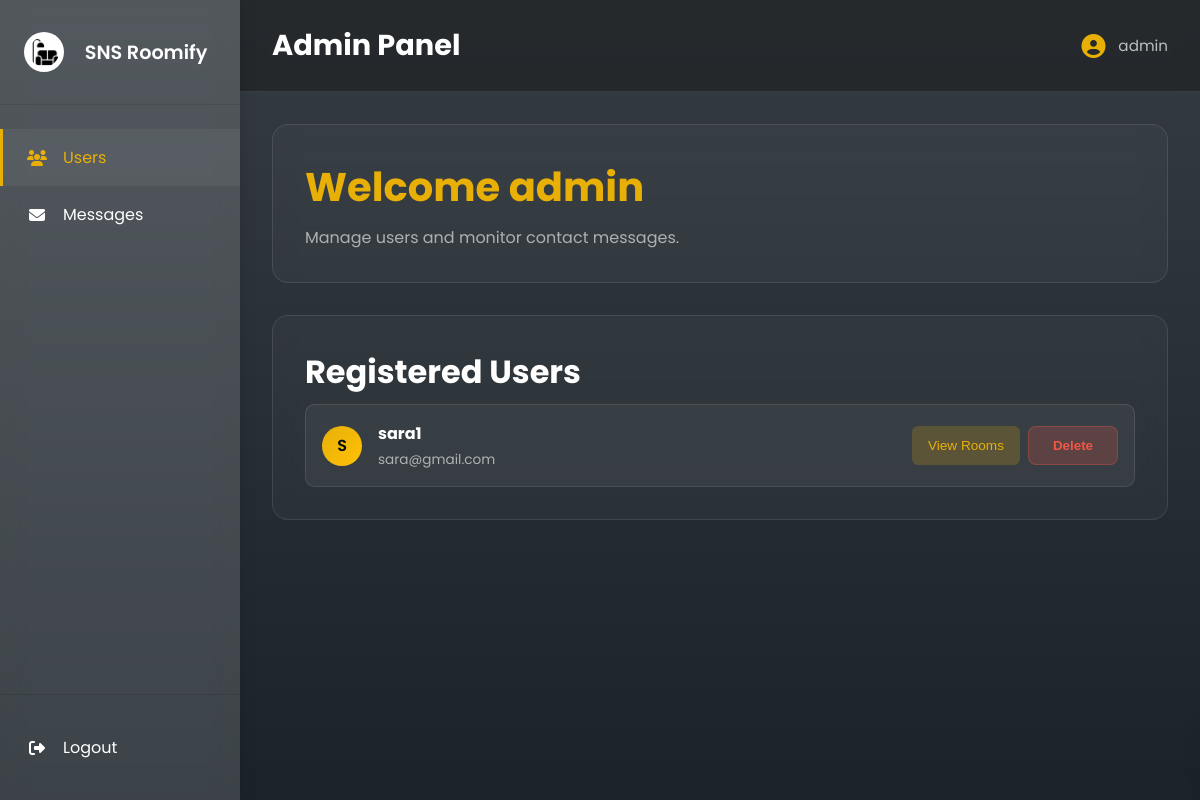
The app's page /admin-users (signed in), older data.
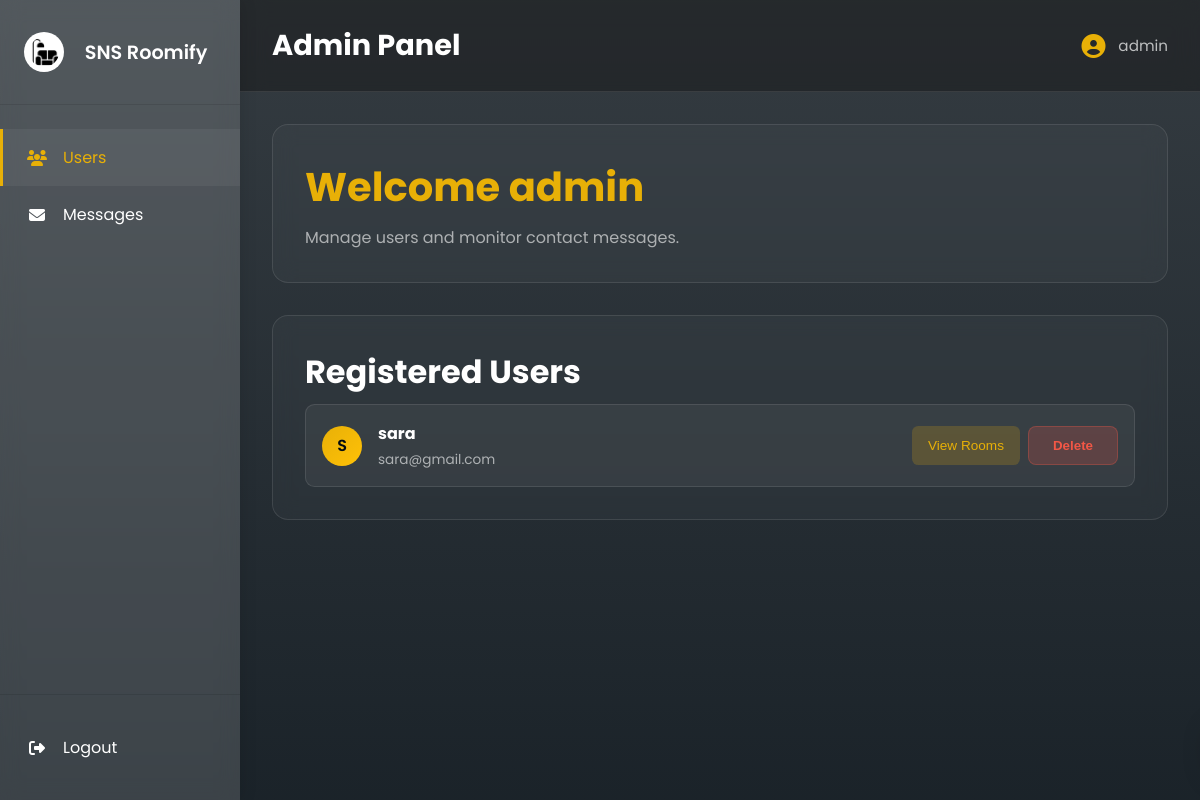
The same page, newer data.
### app.py (models this page shows)
class User(db.Model, UserMixin):
    id = db.Column(db.Integer, primary_key=True)
    username = db.Column(db.String(100), nullable=False)
    email = db.Column(db.String(120), unique=True, nullable=False)
    password = db.Column(db.String(100), nullable=False)
    phone = db.Column(db.String(20), nullable=False)
    is_admin = db.Column(db.Integer, default=0, nullable=False)

### app.py (the view)
@app.route("/admin-dashboard")
@app.route("/admin-users")
@login_required
def admin_dashboard():
    if int(current_user.is_admin) != 1:
        flash("Access denied", "error")
        return redirect(url_for("user_dashboard"))
    users = User.query.filter(User.is_admin != 1).all()
    return render_template(
        "admin_dashboard.html",
        user=current_user,
        users=users,
        active_page="admin_users",
    )

### app.py (called while the page is built)
@login_manager.user_loader
def load_user(user_id):
    return User.query.get(int(user_id))

### templates/admin_dashboard.html (shortened to what this page needs)
{% extends 'base_dashboard.html' %}
{% block extra_css %}
<link rel="stylesheet" href="{{ url_for('static', filename='css/admin_panel.css') }}">
{% endblock %}
{% block page_heading %}Admin Panel{% endblock %}
{% block content %}
<section class="welcome-box">
    <h1>Welcome {{ user.username }}</h1>
    <p>Manage users and monitor contact messages.</p>
</section>
<section class="panel-section">
    <h2>Registered Users</h2>
    <div class="users-container">
        {% for user in users %}
        <div class="user-row">
            <div class="user-avatar">
                {{ user.username[0].upper() }}
            </div>
            <div class="user-info">
                <h3>{{ user.username }}</h3>
                <p>{{ user.email }}</p>
            </div>
            <div class="user-actions" style="display: flex; gap: 0.5rem;">
                <button type="button" class="view-btn" onclick="window.location.href='/admin-user-rooms/{{ user.id }}'">View Rooms</button>
                {% if user.is_admin != 1 %}
                <button type="button" class="delete-btn" onclick="confirmDeleteUser('/delete-user/{{ user.id }}', '{{ user.username }}')">Delete</button>
                {% endif %}
            </div>
        </div>
        {% endfor %}
    </div>
</section>
{% endblock %}
{% block modals %}
{% from 'components/modal.html' import confirm_modal %}
{% endblock %}

Row changes from the older to the newer data that the page shows:
changed User "sara@gmail.com": username "sara1" → "sara"
